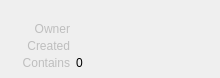
<?xml version="1.0" encoding="UTF-8"?>
<ui version="4.0">
 <class>Form</class>
 <widget class="QWidget" name="Form">
  <property name="geometry">
   <rect>
    <x>0</x>
    <y>0</y>
    <width>220</width>
    <height>78</height>
   </rect>
  </property>
  <property name="minimumSize">
   <size>
    <width>220</width>
    <height>0</height>
   </size>
  </property>
  <property name="maximumSize">
   <size>
    <width>16777215</width>
    <height>16777215</height>
   </size>
  </property>
  <property name="windowTitle">
   <string>Form</string>
  </property>
  <property name="styleSheet">
   <string notr="true"/>
  </property>
  <layout class="QVBoxLayout" name="verticalLayout">
   <property name="spacing">
    <number>3</number>
   </property>
   <property name="leftMargin">
    <number>5</number>
   </property>
   <property name="topMargin">
    <number>5</number>
   </property>
   <property name="rightMargin">
    <number>5</number>
   </property>
   <property name="bottomMargin">
    <number>0</number>
   </property>
   <item>
    <layout class="QHBoxLayout" name="horizontalLayout_4">
     <property name="topMargin">
      <number>0</number>
     </property>
     <item>
      <widget class="QLabel" name="label_4">
       <property name="minimumSize">
        <size>
         <width>13</width>
         <height>13</height>
        </size>
       </property>
       <property name="maximumSize">
        <size>
         <width>13</width>
         <height>13</height>
        </size>
       </property>
       <property name="text">
        <string/>
       </property>
       <property name="pixmap">
        <pixmap>../images/pose.png</pixmap>
       </property>
       <property name="scaledContents">
        <bool>true</bool>
       </property>
      </widget>
     </item>
     <item>
      <widget class="QLabel" name="name">
       <property name="font">
        <font>
         <pointsize>9</pointsize>
         <weight>75</weight>
         <bold>true</bold>
        </font>
       </property>
       <property name="text">
        <string/>
       </property>
      </widget>
     </item>
    </layout>
   </item>
   <item>
    <layout class="QHBoxLayout" name="horizontalLayout_9">
     <property name="spacing">
      <number>6</number>
     </property>
     <property name="topMargin">
      <number>0</number>
     </property>
     <item>
      <widget class="QLabel" name="label_13">
       <property name="enabled">
        <bool>false</bool>
       </property>
       <property name="sizePolicy">
        <sizepolicy hsizetype="Fixed" vsizetype="Expanding">
         <horstretch>0</horstretch>
         <verstretch>0</verstretch>
        </sizepolicy>
       </property>
       <property name="minimumSize">
        <size>
         <width>65</width>
         <height>0</height>
        </size>
       </property>
       <property name="maximumSize">
        <size>
         <width>65</width>
         <height>500</height>
        </size>
       </property>
       <property name="text">
        <string>Owner</string>
       </property>
       <property name="alignment">
        <set>Qt::AlignRight|Qt::AlignTop|Qt::AlignTrailing</set>
       </property>
      </widget>
     </item>
     <item>
      <widget class="QLabel" name="owner">
       <property name="enabled">
        <bool>true</bool>
       </property>
       <property name="sizePolicy">
        <sizepolicy hsizetype="Expanding" vsizetype="Expanding">
         <horstretch>0</horstretch>
         <verstretch>0</verstretch>
        </sizepolicy>
       </property>
       <property name="minimumSize">
        <size>
         <width>0</width>
         <height>0</height>
        </size>
       </property>
       <property name="maximumSize">
        <size>
         <width>16777215</width>
         <height>16777215</height>
        </size>
       </property>
       <property name="styleSheet">
        <string notr="true"/>
       </property>
       <property name="text">
        <string/>
       </property>
       <property name="alignment">
        <set>Qt::AlignLeading|Qt::AlignLeft|Qt::AlignTop</set>
       </property>
       <property name="wordWrap">
        <bool>true</bool>
       </property>
      </widget>
     </item>
    </layout>
   </item>
   <item>
    <layout class="QHBoxLayout" name="horizontalLayout_11">
     <property name="spacing">
      <number>6</number>
     </property>
     <property name="topMargin">
      <number>0</number>
     </property>
     <item>
      <widget class="QLabel" name="label_14">
       <property name="enabled">
        <bool>false</bool>
       </property>
       <property name="sizePolicy">
        <sizepolicy hsizetype="Fixed" vsizetype="Expanding">
         <horstretch>0</horstretch>
         <verstretch>0</verstretch>
        </sizepolicy>
       </property>
       <property name="minimumSize">
        <size>
         <width>65</width>
         <height>0</height>
        </size>
       </property>
       <property name="maximumSize">
        <size>
         <width>65</width>
         <height>500</height>
        </size>
       </property>
       <property name="text">
        <string>Created</string>
       </property>
       <property name="alignment">
        <set>Qt::AlignRight|Qt::AlignTop|Qt::AlignTrailing</set>
       </property>
      </widget>
     </item>
     <item>
      <widget class="QLabel" name="created">
       <property name="enabled">
        <bool>true</bool>
       </property>
       <property name="sizePolicy">
        <sizepolicy hsizetype="Expanding" vsizetype="Expanding">
         <horstretch>0</horstretch>
         <verstretch>0</verstretch>
        </sizepolicy>
       </property>
       <property name="minimumSize">
        <size>
         <width>0</width>
         <height>0</height>
        </size>
       </property>
       <property name="maximumSize">
        <size>
         <width>16777215</width>
         <height>16777215</height>
        </size>
       </property>
       <property name="styleSheet">
        <string notr="true"/>
       </property>
       <property name="text">
        <string/>
       </property>
       <property name="alignment">
        <set>Qt::AlignLeading|Qt::AlignLeft|Qt::AlignTop</set>
       </property>
       <property name="wordWrap">
        <bool>true</bool>
       </property>
      </widget>
     </item>
    </layout>
   </item>
   <item>
    <layout class="QHBoxLayout" name="horizontalLayout_32">
     <property name="spacing">
      <number>6</number>
     </property>
     <property name="topMargin">
      <number>0</number>
     </property>
     <item>
      <widget class="QLabel" name="scene_dur_end_label_3">
       <property name="enabled">
        <bool>false</bool>
       </property>
       <property name="minimumSize">
        <size>
         <width>65</width>
         <height>0</height>
        </size>
       </property>
       <property name="maximumSize">
        <size>
         <width>60</width>
         <height>16777215</height>
        </size>
       </property>
       <property name="text">
        <string>Contains</string>
       </property>
       <property name="alignment">
        <set>Qt::AlignRight|Qt::AlignTop|Qt::AlignTrailing</set>
       </property>
      </widget>
     </item>
     <item>
      <widget class="QLabel" name="contains">
       <property name="enabled">
        <bool>true</bool>
       </property>
       <property name="text">
        <string>0</string>
       </property>
       <property name="alignment">
        <set>Qt::AlignLeading|Qt::AlignLeft|Qt::AlignTop</set>
       </property>
      </widget>
     </item>
    </layout>
   </item>
   <item>
    <spacer name="verticalSpacer">
     <property name="orientation">
      <enum>Qt::Vertical</enum>
     </property>
     <property name="sizeHint" stdset="0">
      <size>
       <width>0</width>
       <height>2000</height>
      </size>
     </property>
    </spacer>
   </item>
  </layout>
  <zorder>verticalSpacer</zorder>
  <zorder></zorder>
  <zorder></zorder>
 </widget>
 <resources/>
 <connections/>
 <slots>
  <slot>apply()</slot>
  <slot>edit()</slot>
  <slot>showControls()</slot>
 </slots>
</ui>
